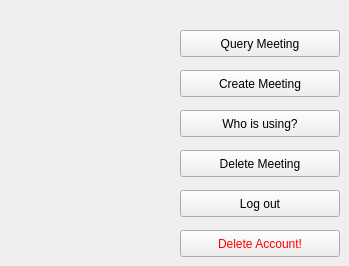
    <widget class="QWidget" name="Client_index">
     <widget class="QPushButton" name="btnQM">
      <property name="geometry">
       <rect>
        <x>180</x>
        <y>30</y>
        <width>160</width>
        <height>27</height>
       </rect>
      </property>
      <property name="text">
       <string>Query Meeting</string>
      </property>
     </widget>
     <widget class="QPushButton" name="btnCM">
      <property name="geometry">
       <rect>
        <x>180</x>
        <y>70</y>
        <width>160</width>
        <height>27</height>
       </rect>
      </property>
      <property name="text">
       <string>Create Meeting</string>
      </property>
     </widget>
     <widget class="QPushButton" name="btnLU">
      <property name="geometry">
       <rect>
        <x>180</x>
        <y>110</y>
        <width>160</width>
        <height>27</height>
       </rect>
      </property>
      <property name="text">
       <string>Who is using?</string>
      </property>
     </widget>
     <widget class="QPushButton" name="btnLO">
      <property name="geometry">
       <rect>
        <x>180</x>
        <y>190</y>
        <width>160</width>
        <height>27</height>
       </rect>
      </property>
      <property name="text">
       <string>Log out</string>
      </property>
     </widget>
     <widget class="QPushButton" name="btnDM">
      <property name="geometry">
       <rect>
        <x>180</x>
        <y>150</y>
        <width>160</width>
        <height>27</height>
       </rect>
      </property>
      <property name="text">
       <string>Delete Meeting</string>
      </property>
     </widget>
     <widget class="QPushButton" name="btnDC">
      <property name="geometry">
       <rect>
        <x>180</x>
        <y>230</y>
        <width>160</width>
        <height>27</height>
       </rect>
      </property>
      <property name="styleSheet">
       <string notr="true">color: rgb(255, 0, 0);</string>
      </property>
      <property name="text">
       <string>Delete Account!</string>
      </property>
     </widget>
    </widget>
